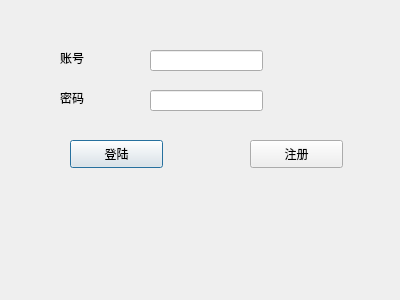
<?xml version="1.0" encoding="UTF-8"?>
<ui version="4.0">
 <class>Dialog</class>
 <widget class="QDialog" name="Dialog">
  <property name="geometry">
   <rect>
    <x>0</x>
    <y>0</y>
    <width>400</width>
    <height>300</height>
   </rect>
  </property>
  <property name="windowTitle">
   <string>Dialog</string>
  </property>
  <widget class="QPushButton" name="LoginDialog">
   <property name="geometry">
    <rect>
     <x>70</x>
     <y>140</y>
     <width>93</width>
     <height>28</height>
    </rect>
   </property>
   <property name="text">
    <string>登陆</string>
   </property>
  </widget>
  <widget class="QPushButton" name="pushButton_2">
   <property name="geometry">
    <rect>
     <x>250</x>
     <y>140</y>
     <width>93</width>
     <height>28</height>
    </rect>
   </property>
   <property name="text">
    <string>注册</string>
   </property>
  </widget>
  <widget class="QLineEdit" name="account">
   <property name="geometry">
    <rect>
     <x>150</x>
     <y>50</y>
     <width>113</width>
     <height>21</height>
    </rect>
   </property>
  </widget>
  <widget class="QLineEdit" name="password">
   <property name="geometry">
    <rect>
     <x>150</x>
     <y>90</y>
     <width>113</width>
     <height>21</height>
    </rect>
   </property>
  </widget>
  <widget class="QLabel" name="label">
   <property name="geometry">
    <rect>
     <x>60</x>
     <y>50</y>
     <width>72</width>
     <height>15</height>
    </rect>
   </property>
   <property name="text">
    <string>账号</string>
   </property>
  </widget>
  <widget class="QLabel" name="label_2">
   <property name="geometry">
    <rect>
     <x>60</x>
     <y>90</y>
     <width>72</width>
     <height>15</height>
    </rect>
   </property>
   <property name="text">
    <string>密码</string>
   </property>
  </widget>
 </widget>
 <resources/>
 <connections/>
</ui>
